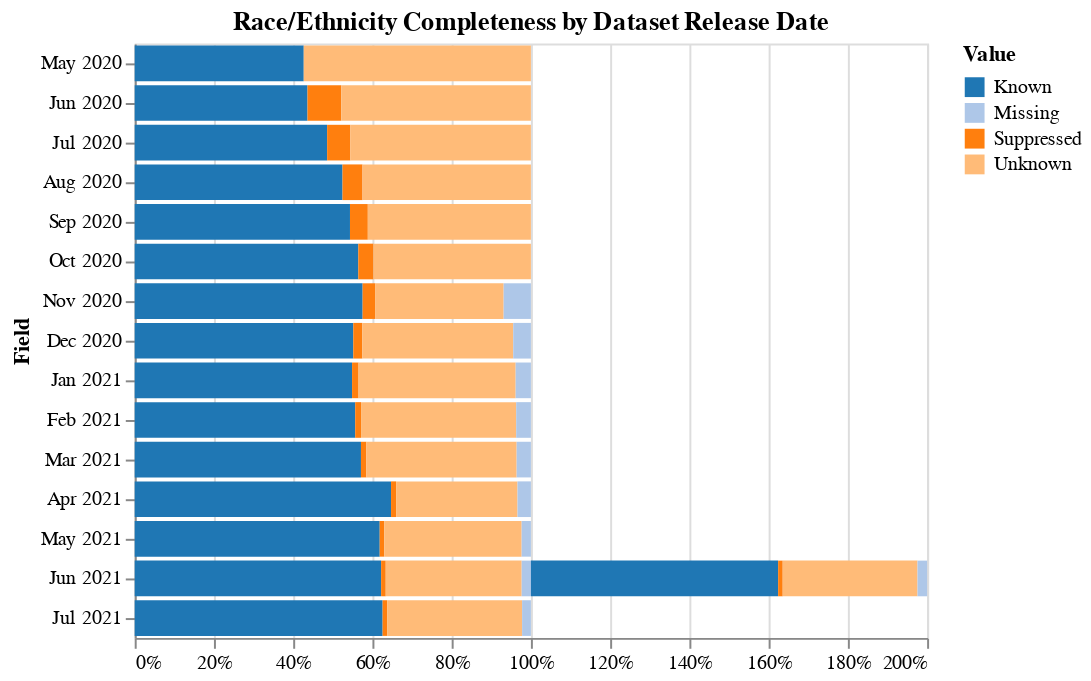

The code cell stored with this chart in its notebook:
### Code cell
#@title
historical_bar_chart.display()

### Figure 1 — Vega-Lite specification as saved in the notebook (floating-point values rounded to 4 significant figures)
{"config": {"view": {"continuousWidth": 400, "continuousHeight": 300}}, "data": {"name": "data-2c79c35b14c52ae91437c7fa0918177e"}, "mark": "bar", "encoding": {"color": {"type": "nominal", "field": "value", "scale": {"scheme": "category20"}, "title": "Value"}, "order": {"type": "nominal", "field": "field"}, "tooltip": [{"type": "nominal", "field": "field", "title": "Field"}, {"type": "nominal", "field": "value", "title": "Value"}, {"type": "quantitative", "field": "percent", "format": ",.0%", "title": "Percent"}, {"type": "quantitative", "field": "cases", "format": ",.2f", "title": "Cases in group (millions)"}], "x": {"type": "quantitative", "axis": {"format": "%"}, "field": "percent", "title": ""}, "y": {"type": "nominal", "field": "field", "sort": ["race_ethnicity_combined"], "title": "Field"}}, "title": "Race/Ethnicity Completeness by Dataset Release Date", "$schema": "https://vega.github.io/schema/vega-lite/v4.8.1.json", "datasets": {"data-2c79c35b14c52ae91437c7fa0918177e": [{"field": "May 2020", "value": "Known", "percent": 0.4266, "cases": 0.474}, {"field": "May 2020", "value": "Suppressed", "percent": 0.0, "cases": 0.0}, {"field": "May 2020", "value": "Unknown", "percent": 0.5734, "cases": 0.637}, {"field": "May 2020", "value": "Missing", "percent": 0.0, "cases": 0.0}, {"field": "Jun 2020", "value": "Known", "percent": 0.4361, "cases": 0.7733}, {"field": "Jun 2020", "value": "Suppressed", "percent": 0.0852, "cases": 0.1511}, {"field": "Jun 2020", "value": "Unknown", "percent": 0.4787, "cases": 0.8487}, {"field": "Jun 2020", "value": "Missing", "percent": 0.0, "cases": 0.0}, {"field": "Jul 2020", "value": "Known", "percent": 0.4857, "cases": 1.296}, {"field": "Jul 2020", "value": "Suppressed", "percent": 0.05873, "cases": 0.1567}, {"field": "Jul 2020", "value": "Unknown", "percent": 0.4556, "cases": 1.216}, {"field": "Jul 2020", "value": "Missing", "percent": 0.0, "cases": 0.0}, {"field": "Aug 2020", "value": "Known", "percent": 0.5245, "cases": 1.943}, {"field": "Aug 2020", "value": "Suppressed", "percent": 0.05045, "cases": 0.1869}, {"field": "Aug 2020", "value": "Unknown", "percent": 0.425, "cases": 1.575}, {"field": "Aug 2020", "value": "Missing", "percent": 0.0, "cases": 0.0}, {"field": "Sep 2020", "value": "Known", "percent": 0.5433, "cases": 2.435}, {"field": "Sep 2020", "value": "Suppressed", "percent": 0.04505, "cases": 0.2019}, {"field": "Sep 2020", "value": "Unknown", "percent": 0.4116, "cases": 1.845}, {"field": "Sep 2020", "value": "Missing", "percent": 0.0, "cases": 0.0}, {"field": "Oct 2020", "value": "Known", "percent": 0.5643, "cases": 3.25}, {"field": "Oct 2020", "value": "Suppressed", "percent": 0.03841, "cases": 0.2213}, {"field": "Oct 2020", "value": "Unknown", "percent": 0.3973, "cases": 2.288}, {"field": "Oct 2020", "value": "Missing", "percent": 0.0, "cases": 0.0}, {"field": "Nov 2020", "value": "Known", "percent": 0.5753, "cases": 4.835}, {"field": "Nov 2020", "value": "Suppressed", "percent": 0.03239, "cases": 0.2722}, {"field": "Nov 2020", "value": "Unknown", "percent": 0.3236, "cases": 2.719}, {"field": "Nov 2020", "value": "Missing", "percent": 0.0688, "cases": 0.5783}, {"field": "Dec 2020", "value": "Known", "percent": 0.5517, "cases": 7.401}, {"field": "Dec 2020", "value": "Suppressed", "percent": 0.02292, "cases": 0.3075}, {"field": "Dec 2020", "value": "Unknown", "percent": 0.3808, "cases": 5.109}, {"field": "Dec 2020", "value": "Missing", "percent": 0.04463, "cases": 0.5988}, {"field": "Jan 2021", "value": "Known", "percent": 0.5486, "cases": 10.08}, {"field": "Jan 2021", "value": "Suppressed", "percent": 0.01637, "cases": 0.3009}, {"field": "Jan 2021", "value": "Unknown", "percent": 0.3965, "cases": 7.288}, {"field": "Jan 2021", "value": "Missing", "percent": 0.03849, "cases": 0.7075}, {"field": "Feb 2021", "value": "Known", "percent": 0.5565, "cases": 11.44}, {"field": "Feb 2021", "value": "Suppressed", "percent": 0.01481, "cases": 0.3046}, {"field": "Feb 2021", "value": "Unknown", "percent": 0.3915, "cases": 8.052}, {"field": "Feb 2021", "value": "Missing", "percent": 0.03714, "cases": 0.7639}, {"field": "Mar 2021", "value": "Known", "percent": 0.5711, "cases": 12.85}, {"field": "Mar 2021", "value": "Suppressed", "percent": 0.01371, "cases": 0.3085}, {"field": "Mar 2021", "value": "Unknown", "percent": 0.3793, "cases": 8.536}, {"field": "Mar 2021", "value": "Missing", "percent": 0.03597, "cases": 0.8096}, {"field": "Apr 2021", "value": "Known", "percent": 0.647, "cases": 15.81}, {"field": "Apr 2021", "value": "Suppressed", "percent": 0.01287, "cases": 0.3147}, {"field": "Apr 2021", "value": "Unknown", "percent": 0.3063, "cases": 7.487}, {"field": "Apr 2021", "value": "Missing", "percent": 0.03381, "cases": 0.8264}, {"field": "May 2021", "value": "Known", "percent": 0.6184, "cases": 16.46}, {"field": "May 2021", "value": "Suppressed", "percent": 0.0117, "cases": 0.3115}, {"field": "May 2021", "value": "Unknown", "percent": 0.3465, "cases": 9.223}, {"field": "May 2021", "value": "Missing", "percent": 0.02339, "cases": 0.6225}, {"field": "Jun 2021", "value": "Known", "percent": 0.6219, "cases": 16.72}, {"field": "Jun 2021", "value": "Suppressed", "percent": 0.01166, "cases": 0.3136}, {"field": "Jun 2021", "value": "Unknown", "percent": 0.3431, "cases": 9.226}, {"field": "Jun 2021", "value": "Missing", "percent": 0.02329, "cases": 0.6261}, {"field": "Jun 2021", "value": "Known", "percent": 0.624, "cases": 16.94}, {"field": "Jun 2021", "value": "Suppressed", "percent": 0.01154, "cases": 0.3133}, {"field": "Jun 2021", "value": "Unknown", "percent": 0.3402, "cases": 9.235}, {"field": "Jun 2021", "value": "Missing", "percent": 0.02426, "cases": 0.6584}, {"field": "Jul 2021", "value": "Known", "percent": 0.6257, "cases": 17.01}, {"field": "Jul 2021", "value": "Suppressed", "percent": 0.01153, "cases": 0.3134}, {"field": "Jul 2021", "value": "Unknown", "percent": 0.3405, "cases": 9.258}, {"field": "Jul 2021", "value": "Missing", "percent": 0.02223, "cases": 0.6044}]}}
